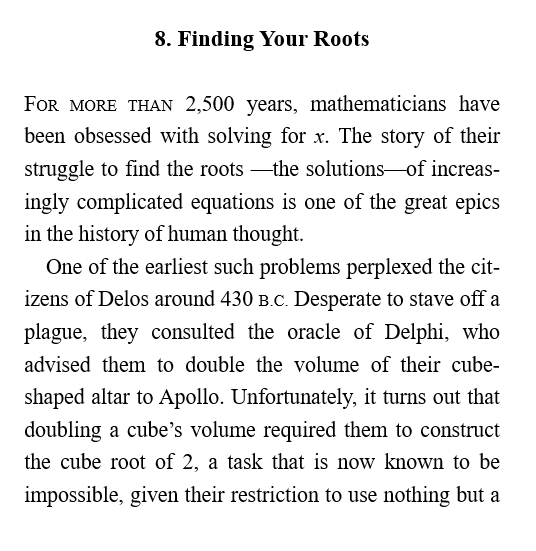
#> input picture Assets/book/findroots.PNG, 536 x 551 px
$ python scanner.py --img Assets/book/findroots.PNG
#> lines starting #> are read from the running program, lines starting #| are printed output that depends on the picture; after the words box and inside, x2 and y2 are one past the last pixel; in counts of white or black regions, pixels touching at a corner belong together
import argparse
import cv2
import numpy as np
import pytesseract

def tess(img, config = ('-l eng --oem 1 --psm 3')):
    # Run tesseract OCR on image
    text = pytesseract.image_to_string(img, config=config)
    return text

def crop_image(gray):
    # gray=cv2.cvtColor(img, cv2.COLOR_BGR2GRAY)
    # show(img)
    bimg = cv2.GaussianBlur(gray, (5, 5), 0)
    timg = cv2.threshold(bimg, 100, 255, cv2.THRESH_BINARY|cv2.THRESH_OTSU)[1]
    # show(timg)
    cnts,_ = cv2.findContours(timg, cv2.RETR_EXTERNAL, cv2.CHAIN_APPROX_SIMPLE)
    cnts=sorted(cnts, key=cv2.contourArea)
    # print(cnts)
    segments=[]
    bbs=[]
    for cnt in cnts:
        x,y,w,h=cv2.boundingRect(cnt)
        #timg = cv2.rectangle(timg, (x, y), (x+w, y+h), 0, 3)
#         show(timg[y:y+h, x:x+w])
        segments.append(gray[y:y+h, x:x+w])
        #show(cv2.rectangle(gray, (x,y), (x+w, y+h), 100, 3))
        bbs.append([x,y,w,h])
    return segments, bbs

# Create the parser
parser = argparse.ArgumentParser(description='List the content of a folder')

# Add the arguments
parser.add_argument('-img',
                       '--img',
                       type=str,
                       help='Image path.',
                       default='F:/Desktop/projects/document scanning/Assets/handwritten/test.jpg')
parser.add_argument('-resize',
                       '--resize',
                       type=tuple,
                       help='Preprocessing Size.',
                       default=(1024, 1024))

parser.add_argument('-output',
                       '--output',
                       type=str,
                       help='Output file path.',
                       default="output.txt")


# Execute the parse_args() method
args = parser.parse_args()
# print(args)

img_name = args.img
rshape = args.resize
output= args.output

img = cv2.imread(img_name)[:]
#> img is the input picture: shape (551, 536, 3); min 0, max 255, mean 234.9
ishape = img.shape
#> ishape = (551, 536, 3)
gray=cv2.cvtColor(img, cv2.COLOR_BGR2GRAY)
gray=cv2.resize(gray, (1024,1024))
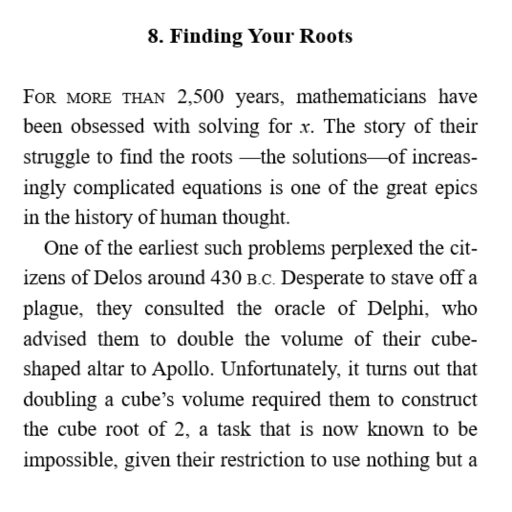
#> gray: shape (1024, 1024) (shown at 1/2 size); min 0, max 255, mean 234.9
gray = cv2.bilateralFilter(gray, 13, 25, 25)
gray = cv2.medianBlur(gray, 3)

bimg=cv2.GaussianBlur(gray, (7, 7), 0)
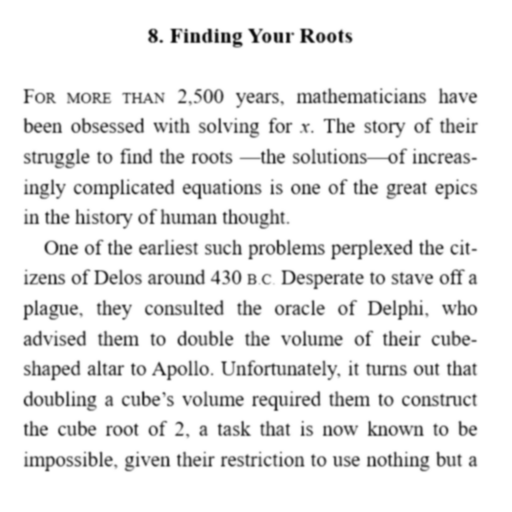
#> bimg: shape (1024, 1024) (shown at 1/2 size); min 5, max 255, mean 236.1
_, gimg = cv2.threshold(bimg, 100, 255, cv2.THRESH_BINARY+cv2.THRESH_OTSU)
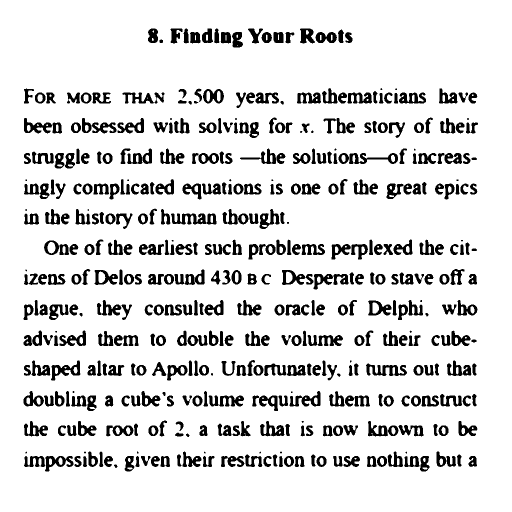
#> gimg: shape (1024, 1024) (shown at 1/2 size); 87% white; 462 black regions (35 under 20 px), largest, box (x1, y1, x2, y2) and area: (342, 427, 433, 449) 1262, (732, 727, 814, 752) 1072, (102, 721, 161, 761) 933

gimg = cv2.bilateralFilter(bimg, 13, 25, 25)
gimg = cv2.medianBlur(gimg, 5)

kernel=np.ones((13, 13), np.uint8)
gimg=cv2.morphologyEx(gimg, cv2.MORPH_HITMISS, kernel) # blackhat, hitmiss
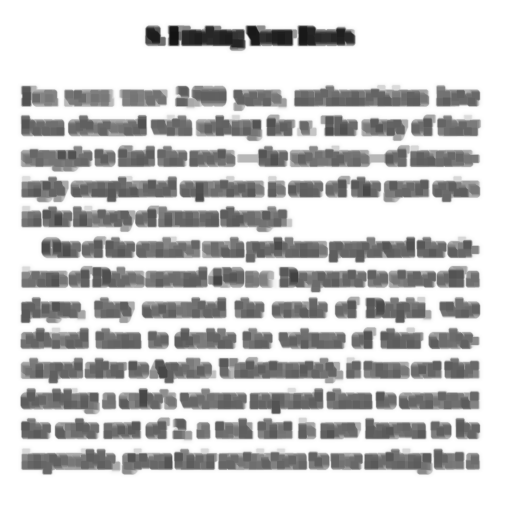
#> gimg: shape (1024, 1024) (shown at 1/2 size); min 19, max 255, mean 201.1

#     show(gimg)
gimg = cv2.medianBlur(gimg, 3)

segs, bbs=crop_image(gimg)
#> in crop_image, `timg = cv2.threshold(bimg, 100, 255, cv2.THRESH_BINARY|cv2.THRESH_OTSU..`:
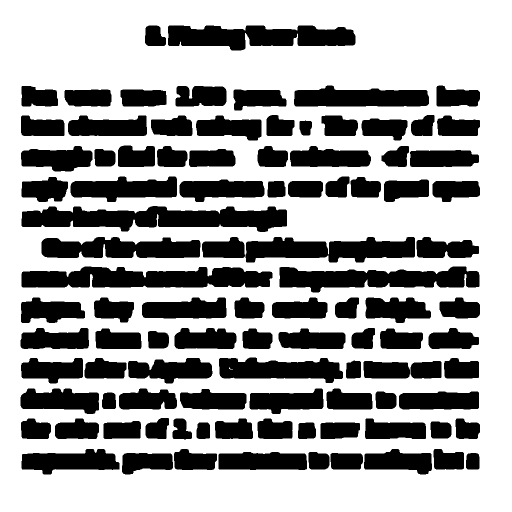
#> timg: shape (1024, 1024) (shown at 1/2 size); 64% white; 99 black regions, largest, box (x1, y1, x2, y2) and area: (43, 412, 574, 464) 18274, (43, 533, 545, 575) 16740, (336, 51, 711, 101) 13526
#> in crop_image, `cnts,_ = cv2.findContours(timg, cv2.RETR_EXTERNAL, cv2.CHAIN_APPROX_SI..`: cnts = [[[0, 0], [0, 1023], [1023, 1023], [1023, 0]]]
#> the loop in crop_image, `for cnt in cnts:` made 1 pass
#> (cnt, x, y, w, h) on pass 1: ([[0, 0], [0, 1023], [1023, 1023], [1023, 0]], 0, 0, 1024, 1024)
#> after the loop in crop_image, `for cnt in cnts:`: bbs = [[0, 0, 1024, 1024]]; segments = 1 item
#> segs = 1 item; bbs = [[0, 0, 1024, 1024]]
txt=""
with open(output, "w") as fp:
    pass
for bb in bbs:
    x,y,w,h=bb
    simg=gray[y:y+h]

    # Configuration for tesseract
    config = ('-l eng --oem 3 --psm 6') # 3, 6, 1, 12

    # Run tesseract OCR on image
#> (the run stopped early here; a loop or call above may not have finished)

$ run again, on Assets/book/workyourquads.PNG
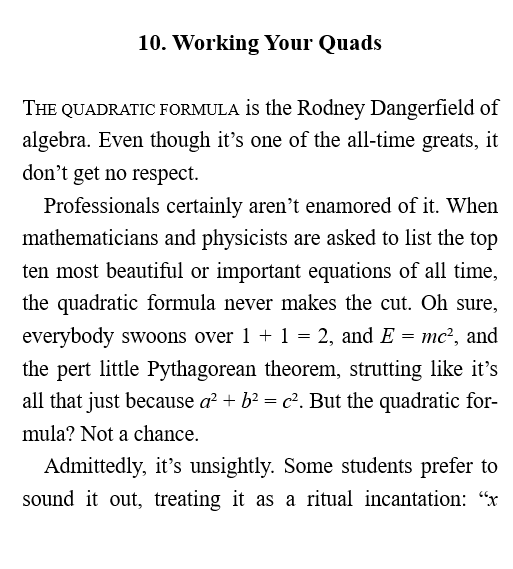
#> input picture Assets/book/workyourquads.PNG, 513 x 569 px
#> img is the input picture: shape (569, 513, 3); min 0, max 255, mean 235.9
#> `_, gimg = cv2.threshold(bimg, 100, 255, cv2.THRESH_BINARY+cv2.THRESH_O..`:
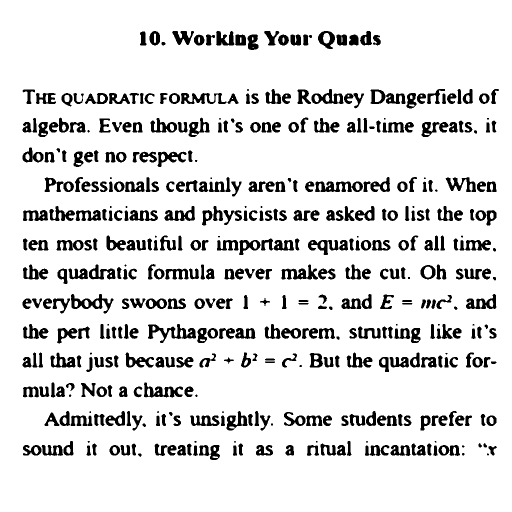
#> gimg: shape (1024, 1024) (shown at 1/2 size); 87.8% white; 469 black regions (42 under 20 px), largest, box (x1, y1, x2, y2) and area: (296, 648, 392, 686) 1381, (142, 588, 227, 627) 1199, (288, 765, 366, 795) 1109
#> in crop_image, `timg = cv2.threshold(bimg, 100, 255, cv2.THRESH_BINARY|cv2.THRESH_OTSU..`:
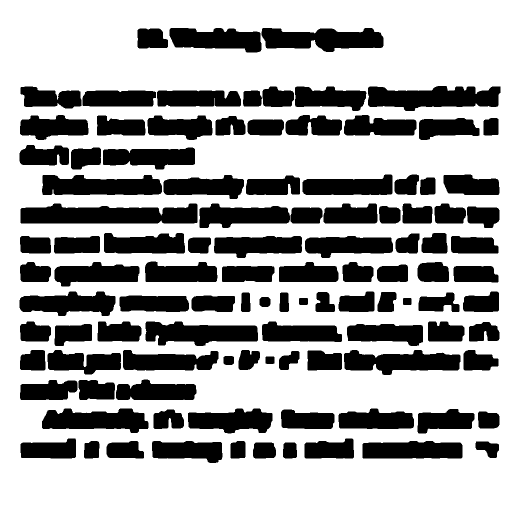
#> timg: shape (1024, 1024) (shown at 1/2 size); 66% white; 106 black regions, largest, box (x1, y1, x2, y2) and area: (41, 407, 395, 447) 11483, (736, 172, 1001, 222) 9518, (523, 56, 767, 104) 8358
#> cnts = [[[0, 0], [0, 1023], [1023, 1023], [1023, 0]]]
#> the loop in crop_image, `for cnt in cnts:` made 1 pass
#> (cnt, x, y, w, h) on pass 1: ([[0, 0], [0, 1023], [1023, 1023], [1023, 0]], 0, 0, 1024, 1024)
#> after the loop in crop_image, `for cnt in cnts:`: bbs = [[0, 0, 1024, 1024]]; segments = 1 item
#> `segs, bbs=crop_image(gimg)`: bbs = [[0, 0, 1024, 1024]]
